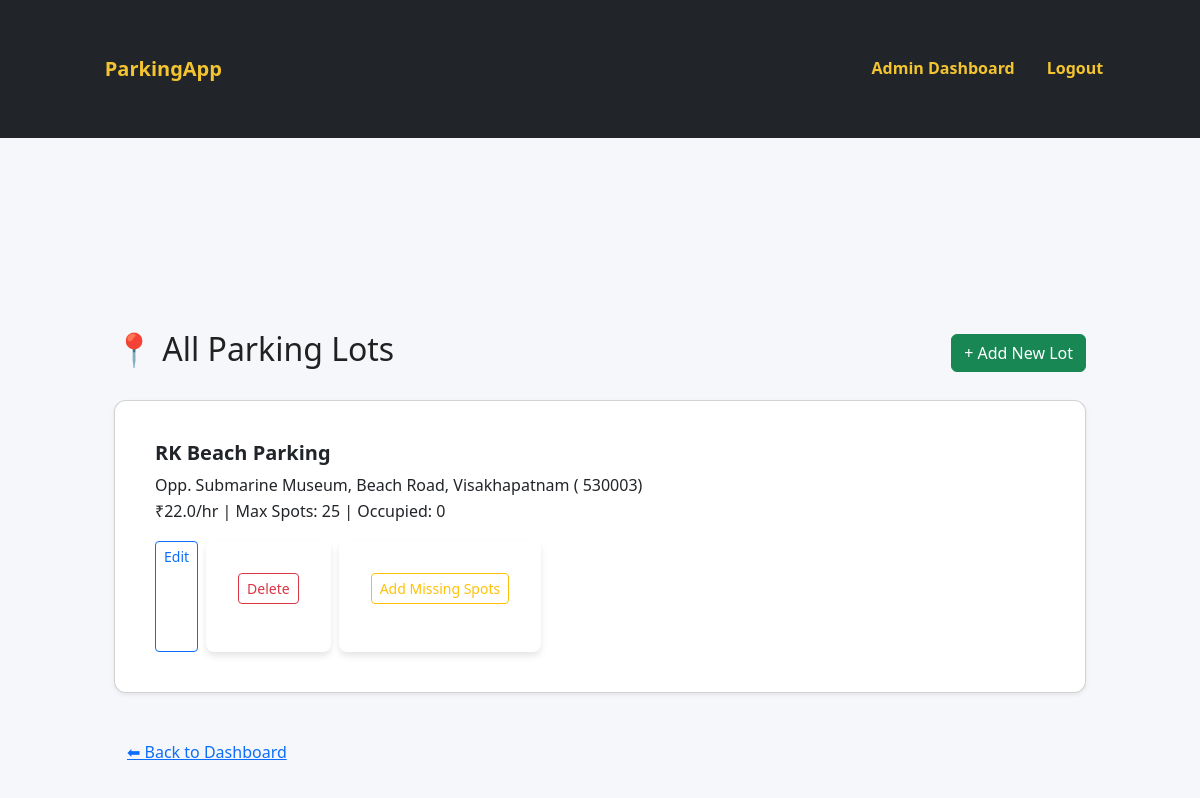
The page /admin/lots (signed in) on the database as committed earlier.
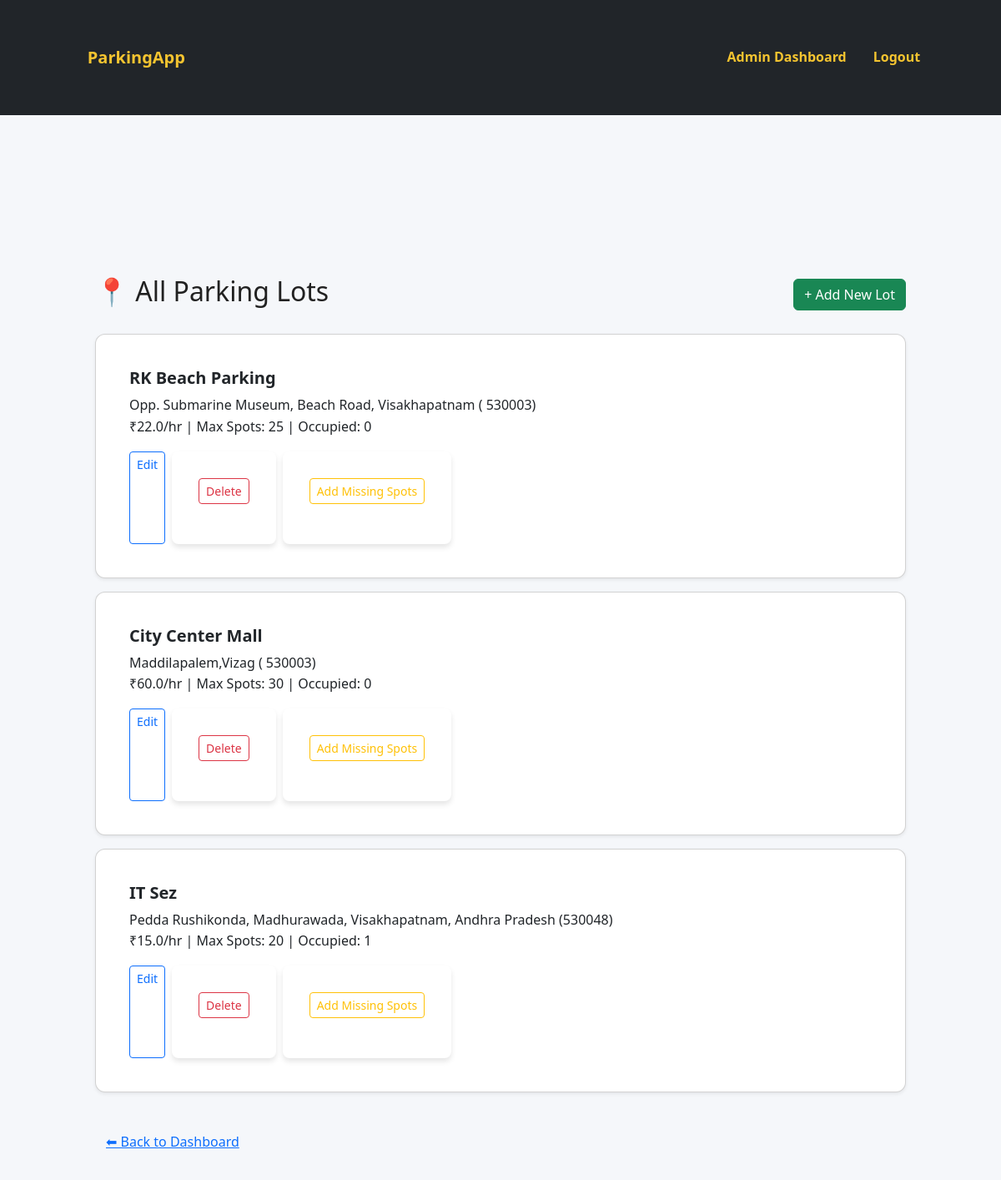
The same page on the database as committed later.
### models.py (models this page shows)
class ParkingLot(db.Model):
    __tablename__ = 'parking_lots'
    id = db.Column(db.Integer, primary_key=True)
    location_name = db.Column(db.String(120), nullable=False)
    address = db.Column(db.Text, nullable=False)
    pin_code = db.Column(db.String(6), nullable=False)
    price_per_hour = db.Column(db.Float, nullable=False)
    max_spots = db.Column(db.Integer, nullable=False)
    status = db.Column(db.String(20), default='Active')  # Active or Inactive
    created_at = db.Column(db.DateTime, default=datetime.utcnow)
    spots = db.relationship('ParkingSpot',backref='lot',lazy=True,cascade='all, delete',passive_deletes=True)

### app.py (the view)
@app.route('/admin/lots')
@login_required
def view_parking_lots():
    if current_user.role != 'admin':
        return "Unauthorized", 403
    lots = ParkingLot.query.all()
    return render_template('admin_lots.html', lots=lots)

### app.py (called while the page is built)
@login_manager.user_loader
def load_user(user_id):
    role, actual_id = user_id.split(':')
    if role == 'admin':
        admin = db.session.get(Admin, int(actual_id))
        if admin:
            return UnifiedUser(f"{admin.id}", 'admin')
    else:
        user = db.session.get(User, int(actual_id))
        if user:
            return UnifiedUser(f"{user.id}", 'user')
    return None

### templates/admin_lots.html
{% extends 'base.html' %}
{% block content %}
<div class="container mt-5">
  <div class="d-flex justify-content-between align-items-center mb-4">
    <h2>📍 All Parking Lots</h2>
    <a href="{{ url_for('add_parking_lot') }}" class="btn btn-success">+ Add New Lot</a>
  </div>
  {% for lot in lots %}
  <div class="card mb-3 shadow-sm">
    <div class="card-body">
      <h5 class="card-title">{{ lot.location_name }}</h5>
      <p class="card-text">
        {{ lot.address }} ({{ lot.pin_code }})<br>
        ₹{{ lot.price_per_hour }}/hr | Max Spots: {{ lot.max_spots }} |
        Occupied: {{ lot.spots | selectattr('status', 'equalto', 'O') | list | length }}
      </p>
      <div class="d-flex flex-wrap gap-2">
        <a href="{{ url_for('edit_lot', lot_id=lot.id) }}" class="btn btn-sm btn-outline-primary">Edit</a>
        <form action="{{ url_for('delete_lot', lot_id=lot.id) }}" method="POST" class="d-inline">
          <button type="submit" class="btn btn-sm btn-outline-danger" onclick="return confirm('Are you sure?');">Delete</button>
        </form>
        <form action="{{ url_for('add_missing_spots', lot_id=lot.id) }}" method="POST" class="d-inline">
          <button type="submit" class="btn btn-sm btn-outline-warning">Add Missing Spots</button>
        </form>
      </div>
    </div>
  </div>
  {% endfor %}
  <a href="{{ url_for('admin_dashboard') }}" class="btn btn-link mt-4">⬅ Back to Dashboard</a>
</div>
{% endblock %}

Rows that differ between the two databases and show on the page:
added ParkingLot: location_name "City Center Mall", address "Maddilapalem,Vizag", pin_code "530003", price_per_hour "60.0", max_spots "30", spots|selectattr "0"
added ParkingLot: location_name "IT Sez", address "Pedda Rushikonda, Madhurawada, Visakhapatnam, Andhra Pradesh", pin_code "530048", price_per_hour "15.0", max_spots "20", spots|selectattr "1"
